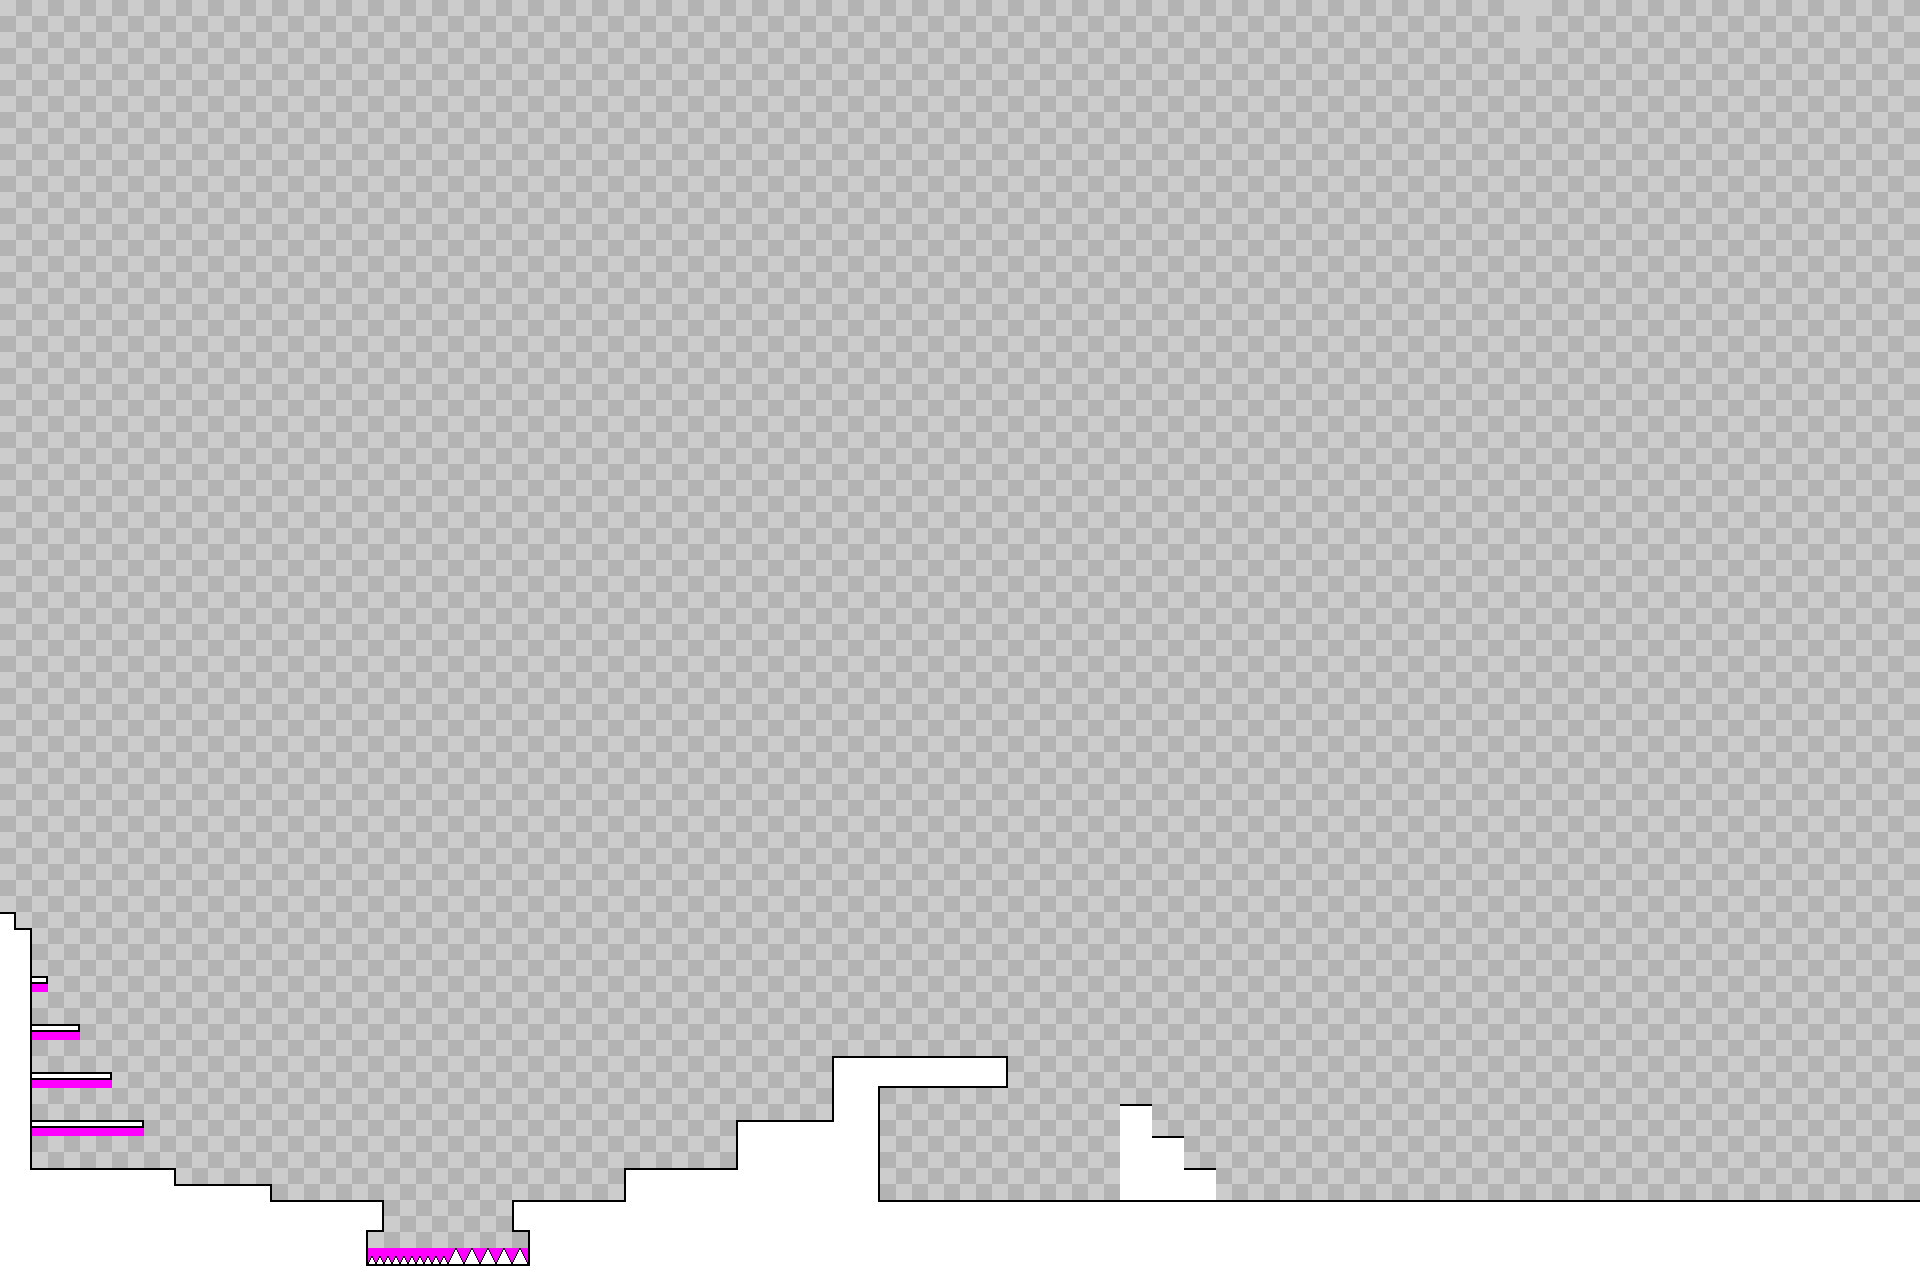

This is a level from a 2D game, rendered from its Tiled map with the project's own tilesets. A one-line summary and the map file follow, with tile-layer data summarised:
An orthogonal 120x80 tile map with 16x16 px tiles, 2 tile layers (background, main layer) and 1 object (Player).

<map version="1.0" orientation="orthogonal" width="120" height="80" tilewidth="16" tileheight="16" backgroundcolor="#ffffff">
 <properties>
  <property name="_iPadScaleFactor" value="2" />
  <property name="_scaleTilesetSpacingAndMargin" value="YES" />
  <property name="physicsGravityY" value="-9.81" />
  <property name="physicsSpeed" value="1.0" />
  <property name="restrictScrollingToMapBoundary" value="YES" />
 </properties>
 <tileset firstgid="1" name="Tileset_Geometry_16x16" tilewidth="16" tileheight="16" spacing="1">
  <image source="Tileset_Geometry_16x16.png" width="256" height="256" />
 </tileset>
 <layer name="background" width="120" height="80">
  <data>[9600 cells, 9600 non-empty, 2 distinct tile ids]</data>
 </layer>
 <layer name="main layer" width="120" height="80">
  <properties>
   <property name="_mainTileLayer" value="YES" />
  </properties>
  <data>[9600 cells, 760 non-empty, 17 distinct tile ids]</data>
 </layer>
 <objectgroup name="game objects" width="120" height="80">
  <object name="player" type="Player" x="1233" y="1161" width="16" height="32">
   <properties>
    <property name="_fallSpeedAcceleration" value="100" />
    <property name="_fallSpeedLimit" value="150" />
    <property name="_jumpAbortVelocity" value="200" />
    <property name="_jumpButtonActiveTime" value="0.5" />
    <property name="_jumpSpeedDeceleration" value="10" />
    <property name="_jumpSpeedInitial" value="240" />
    <property name="_runSpeedAcceleration" value="1000" />
    <property name="_runSpeedDeceleration" value="1000" />
    <property name="_runSpeedLimit" value="180" />
    <property name="allowsRotation" value="NO" />
    <property name="angularDamping" value="0" />
    <property name="boundingBox" value="{1,4}" />
    <property name="defaultImage" value="Dummy_Player.png" />
    <property name="friction" value="0" />
    <property name="linearDamping" value="0" />
    <property name="mass" value="0.33" />
    <property name="restitution" value="0.04" />
   </properties>
  </object>
 </objectgroup>
</map>
